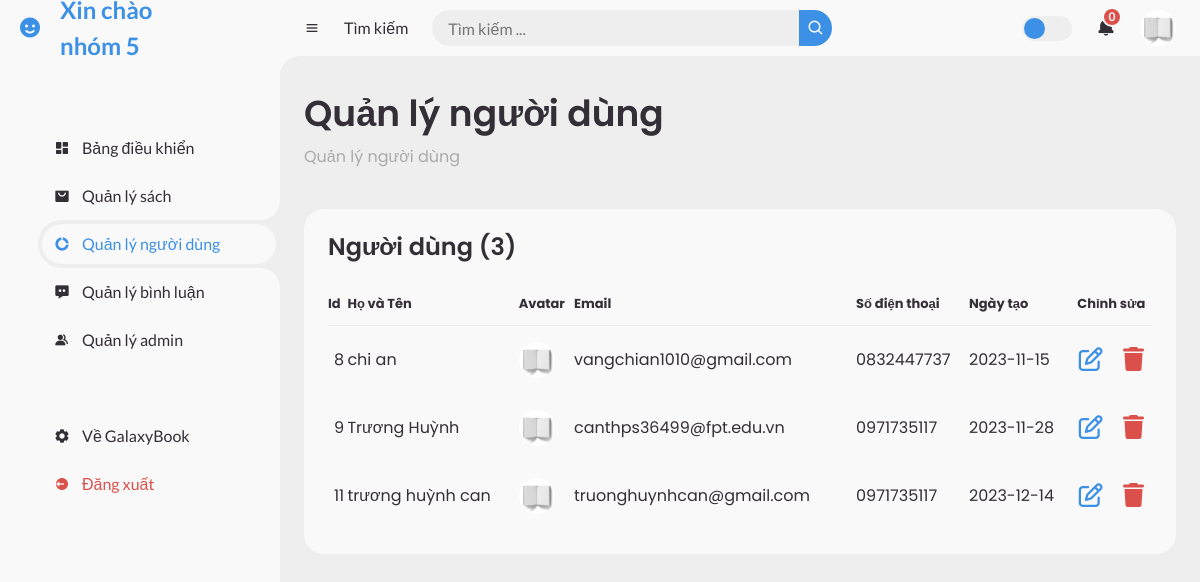
Screenshot of /index.php?pg=ad&active=user_management (signed in) with the database file from the repository.
### tables this page shows
CREATE TABLE `nguoidung` (
  `Id` int(5) NOT NULL,
  `HoVaTen` varchar(100) NOT NULL,
  `Avatar` varchar(255) DEFAULT 'avatar1.jpg',
  `DiaChi` varchar(255) NOT NULL,
  `Email` varchar(255) NOT NULL,
  `SDT` varchar(10) NOT NULL,
  `TaiKhoan` varchar(255) NOT NULL,
  `MatKhau` varchar(32) NOT NULL COMMENT 'dùng hàm md5 mã hóa',
  `NgayTao` date NOT NULL,
  `VaiTro` int(1) DEFAULT 0 COMMENT '0 site, 1 admin'
);

### admin/view/index.php (called while the page is built, shortened)
<?php
include('admin/model/m_user.php');
include('admin/view/header.php');
include('admin/view/' . $active . '.php');
include('admin/view/footer.php');
?>

### admin/model/m_user.php (called while the page is built, shortened)
<?php
function getUserCount() {
    $conn = pdo_get_connection();
    if ($conn) {
        try {
            $sql = "SELECT COUNT(*) as total FROM nguoidung WHERE VaiTro=0";
            $stmt = $conn->query($sql);
            $result = $stmt->fetch(PDO::FETCH_ASSOC);
            return $result['total'];
        } catch (PDOException $e) {
            echo "Lỗi truy vấn: " . $e->getMessage();
            return null;
        }
    } else {
        return null;
    }
}
function getAllUsers() {
    $conn = pdo_get_connection();
    if ($conn) {
        try {
            $sql = "SELECT * FROM nguoidung WHERE VaiTro=0";
            $stmt = $conn->query($sql);
            $result = $stmt->fetchAll(PDO::FETCH_ASSOC);
            return $result;
        } catch (PDOException $e) {
            echo "Lỗi truy vấn: " . $e->getMessage();
            return null;
        }
    } else {
        return null;
    }
}
?>

### admin/view/user_management.php (the view)
<?php
$listUser = getAllUsers();
$userCount = getUserCount();
?>
<main>
    <div class="head-title">
        <div class="left">
            <h1>Quản lý người dùng</h1>
            <ul class="breadcrumb">
                <li>
                    <a href="index.php?pg=ad&active=book_management" class="">Quản lý người dùng</a>
                </li>
            </ul>
        </div>
    </div>
    <div class="table-data">
        <div class="order">
            <div class="head">
                <h3>Người dùng (<?=$userCount?>)</h3>
            </div>
            <table>
                <thead>
                    <tr>
                        <th>Id</th>
                        <th>Họ và Tên</th>
                        <th>Avatar</th>
                        <th>Email</th>
                        <th>Số điện thoại</th>
                        <th>Ngày tạo</th>
                        <th style="text-align: center;">Chỉnh sửa</th>
                    </tr>
                </thead>
                <tbody>
                    <?php
                    foreach ($listUser as $user):
                        $src='upload/avatar/'.$user['Avatar'];
                        ?>
                        <tr>
                            <td><?= $user['Id'] ?></td>
                            <td><?= $user['HoVaTen'] ?></td>
                            <td>
                                <img src="<?= $src ?>" alt="<?= $user['HoVaTen'] ?>" width="1rem" height="1rem">
                            </td>
                            <td><?= $user['Email'] ?></td>
                            <td><?= $user['SDT'] ?></td>
                            <td><?= $user['NgayTao'] ?></td>
                            <td style="text-align: center;">
                                <a href="index.php?pg=ad&active=user_update&userId=<?= $user['Id'] ?>" class="btn-update">
                                    <i class="fa-regular fa-pen-to-square fa-xl" style="color: var(--blue);"></i>
                                </a>
                                <a href="index.php?pg=ad&active=user_management&deleteUserId=<?= $user['Id'] ?>"
                                    class="btn-del">
                                    <i class="fa-solid fa-trash fa-xl" style="color: var(--red); margin-left: 1rem;"></i>
                                </a>
                            </td>
                        </tr>
                    <?php endforeach; ?>
                </tbody>
            </table>
        </div>
    </div>
</main>

### admin/layout/assets/css/header_footer.css (style rules this page uses)
* { margin: 0; padding: 0; box-sizing: border-box; }
a { text-decoration: none; }
li { list-style: none; }
:root { --poppins: 'Poppins', sans-serif; --lato: 'Lato', sans-serif; --light: #F9F9F9; --blue: #3C91E6; --light-blue: #CFE8FF; --grey: #eee; --dark-grey: #AAAAAA; --dark: #342E37; --red: #DB504A; --yellow: #FFCE26; --light-yellow: #FFF2C6; --orange: #FD7238; --light-orange: #FFE0D3; }
html { overflow-x: hidden; }
body { background: var(--grey); overflow-x: hidden; }

### admin/layout/assets/css/user_management.css (style rules this page uses)
#content main { width: 100%; padding: 36px 24px; font-family: var(--poppins); max-height: calc(100vh - 56px); overflow-y: auto; }
#content main .head-title { display: flex; align-items: center; justify-content: space-between; grid-gap: 16px; flex-wrap: wrap; }
#content main .head-title .left h1 { font-size: 36px; font-weight: 600; margin-bottom: 10px; color: var(--dark); }
#content main .head-title .left .breadcrumb { display: flex; align-items: center; grid-gap: 16px; }
#content main .head-title .left .breadcrumb li { color: var(--dark); }
#content main .head-title .left .breadcrumb li a { color: var(--dark-grey); pointer-events: none; }
#content main .table-data { display: flex; flex-wrap: wrap; grid-gap: 24px; margin-top: 24px; width: 100%; color: var(--dark); }
#content main .table-data > div { border-radius: 20px; background: var(--light); padding: 24px; overflow-x: auto; }
#content main .table-data .head { display: flex; flex-direction:column; align-items: start; grid-gap: 16px; margin-bottom: 24px; }
#content main .table-data .head h3 { margin-right: auto; font-size: 24px; font-weight: 600; }
#content main .table-data .order { flex-grow: 1; flex-basis: 500px; }
#content main .table-data .order table { width: 100%; border-collapse: collapse; }
#content main .table-data .order table th { padding-bottom: 12px; font-size: 13px; text-align: left; border-bottom: 1px solid var(--grey); }
#content main .table-data .order table td { padding: 16px 0; }
#content main .table-data .order table tr td:first-child { align-items: center; grid-gap: 12px; padding-left: 6px; }
#content main .table-data .order table td img { width: 36px; height: 36px; border-radius: 50%; object-fit: cover; }
@media screen and (max-width: 1440px) { #content main .table-data .head { min-width: 420px; } }
@media screen and (max-width: 1440px) { #content main .table-data .order table { min-width: 420px; } }

### rows the page displays
nguoidung: Id "8", HoVaTen "chi an", Avatar (picture), Email "vangchian1010@gmail.com", SDT "0832447737", NgayTao "2023-11-15"
nguoidung: Id "9", HoVaTen "Trương Huỳnh", Avatar (picture), Email "canthps36499@fpt.edu.vn", SDT "0971735117", NgayTao "2023-11-28"
nguoidung: Id "11", HoVaTen "trương huỳnh can", Avatar (picture), Email "truonghuynhcan@gmail.com", SDT "0971735117", NgayTao "2023-12-14"

### other values shown
$_SESSION['user']['HoVaTen'] "nhóm 5"
$userCount "3"
